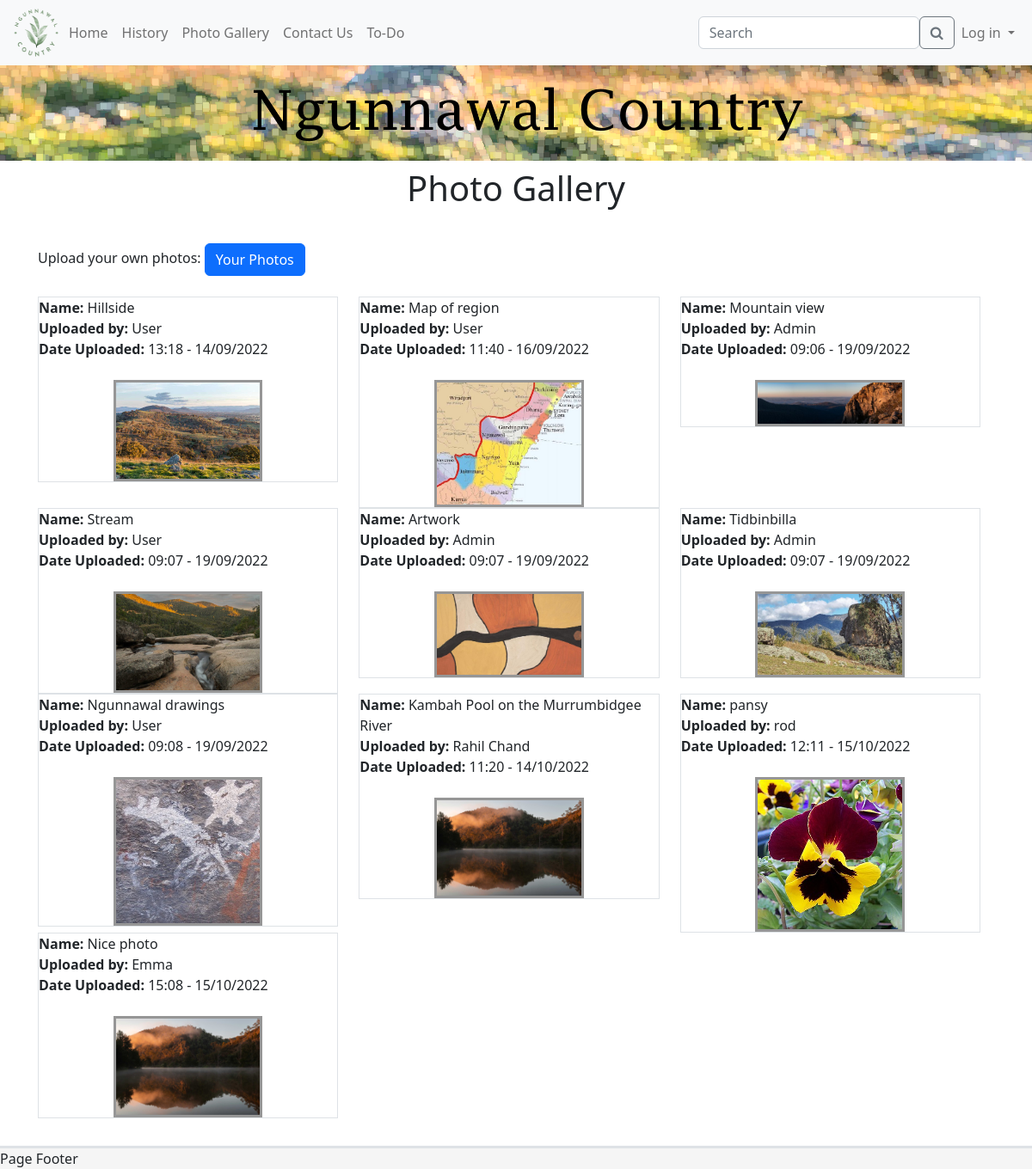
The page /gallery on the database its author committed.
### models.py (models this page shows, shortened)
class Photos(db.Model):
    photoid = db.Column(db.Integer, primary_key=True)
    title = db.Column(db.String(255))
    filename = db.Column(db.String(255))
    userid = db.Column(db.Integer)
    dateSubmitted = db.Column(db.DateTime)
    enabled = db.Column(db.Boolean)

class User(UserMixin, db.Model):
    id = db.Column(db.Integer, primary_key=True)
    email_address = db.Column(db.String(255), unique=True)
    name = db.Column(db.String(255))
    password_hash = db.Column(db.String(255))
    user_level = db.Column(db.Integer)
    active = db.Column(db.Boolean)

### app.py (the view)
@app.route('/gallery')
def photo_gallery():
    all_images = Photos.query.all()  # gets all photos
    all_users = User.query.all()  # gets all users
    return render_template("gallery.html", title="Photo Gallery", user=current_user, images=all_images, users=all_users)

### templates/gallery.html
{% extends 'template.html' %}
{% block cellContent1 %}
    <div class="grid-container">
        <div class="row">
            <div class="col-12">
                Upload your own photos:
                <a href="/userPhotos">
                    <button class="btn btn-primary" href="/userPhotos">Your Photos</button>
                </a>
                <br><br>
            </div>
            {% for image in images %}
                {% if image.enabled %}
                    <div class="col-4">
                        <div class="border">
                            <span class="fw-semibold">Name: </span>{{ image.title }} <br>
                            <span class="fw-semibold">Uploaded by: </span>
                            {% for user in users %}
                                {% if user.id == image.userid %}
                                    {{ user.name }}
                                {% endif %}
                            {% endfor %}
                            <br>
                            <span class="fw-semibold">Date Uploaded: </span>{{ image.dateSubmitted.strftime('%H:%M - %d/%m/%Y') }}
                            <br><br>
                            <a href="/userPhotos/{{ image.photoid }}">
                                <img class="centre-img img-border" src="/static/images/userPhotos/{{ image.filename }}"
                                     width="50%">
                            </a>
                        </div>
                    </div>
                {% endif %}
            {% endfor %}
        </div>
    </div>
{% endblock %}

### templates/template.html (shortened to what this page needs)
<!DOCTYPE html>
<html lang="en">
<head>
    <link rel="stylesheet" href="/static/ngunnawal.css">
    <link rel="stylesheet" href="/static/css/bootstrap.css">
    <link rel="stylesheet" href="https://cdnjs.cloudflare.com/ajax/libs/font-awesome/4.7.0/css/font-awesome.min.css">
</head>
<body>
<nav class="navbar navbar-expand-lg bg-light sticky-top">
    <div class="container-fluid">
        <a href="/">
            <img src="/static/images/logo.png" alt="logo" width="60" height="60">
        </a>
        <div class="collapse navbar-collapse" id="navbarNav">
            <ul class="navbar-nav">
                <li class="nav-item">
                    <a class="nav-link underline" href="/">Home</a>
                </li>
                <li class="nav-item">
                    <a class="nav-link underline" href="/history">History</a>
                </li>
                {% if user.user_level == 2 %}
                    <li class="nav-item dropdown">
                        <a class="nav-link dropdown-toggle underline" href="/" id="navbarDropdown" role="button"
                           data-bs-toggle="dropdown" aria-expanded="false">
                            Photo Gallery
                        </a>
                        <ul class="dropdown-menu dropdown-menu-light"
                            aria-labelledby="navbarDropdown">
                            <li><a class="dropdown-item underline" href="/gallery">Photo Gallery</a></li>
                            <div class="dropdown-divider"></div>
                            <li><a class="dropdown-item underline" href="/admin/list_all_photos">All Photos</a></li>
                        </ul>
                    </li>
                    <li class="nav-item dropdown">
                        <a class="nav-link dropdown-toggle underline" href="/" id="navbarDropdown" role="button"
                           data-bs-toggle="dropdown" aria-expanded="false">
                            Contact Us
                        </a>
                        <ul class="dropdown-menu dropdown-menu-light"
                            aria-labelledby="navbarDropdown">
                            <li><a class="dropdown-item underline" href="/contact">Contact Page</a></li>
                            <div class="dropdown-divider"></div>
                            <li><a class="dropdown-item underline" href="/contact_messages">Contact Messages</a></li>
                        </ul>
                    </li>
                    <li>
                        <a class="nav-link underline" href="/admin/list_all_users">All users</a>
                    </li>
                {% else %}
                    <li class="nav-item">
                        <a class="nav-link underline" href="/gallery">Photo Gallery</a>
                    </li>
                    <li class="nav-item">
                        <a class="nav-link underline" href="/contact">Contact Us</a>
                    </li>
                {% endif %}
                <li class="nav-item">
                    <a class="nav-link underline" href="/todo">To-Do</a>
                </li>
            </ul>
        </div>
        <form class="d-flex" role="search">
            <input class="form-control" type="search" placeholder="Search" aria-label="Search">
            <button class="btn btn-outline-secondary" type="submit"><i class="fa fa-search"></i></button>
        </form>
        <div class="nav navbar-nav">
            {% if user.is_anonymous %}
                <li class="nav-item dropdown">
                    <a class="nav-link dropdown-toggle underline" href="/" id="navbarDropdown" role="button"
                       data-bs-toggle="dropdown" aria-expanded="false">
                        Log in
                    </a>
                </li>
            {% endif %}
        </div>
    </div>
</nav>
<div class="banner">
    <img style="margin-bottom: 0.5em" src="/static/images/banner_small.png" alt="website banner">
</div>
<div class="container-fluid">
    <div class="row">
        <div class="col-12 align-centre">
            <h1>{{ title }}</h1>
        </div>
    </div>
    <div class="row">
        <div class="col-12">
            {% block cellContent1 %} {% endblock %}
        </div>
    </div>
</div>
<div class="footer sticky-bottom border-top border-3">
    Page Footer
</div>
</body>
</html>

### static/ngunnawal.css (style rules this page uses)
* { margin: 0; padding: 0; box-sizing: border-box; }
body { background-color: #cff2ec; }
.banner > img { display: block; margin-left: auto; margin-right: auto; max-height: 100%; max-width: 100%; height: auto; }
.grid-container { display: grid; grid-template-columns: auto auto; grid-gap: 1em; padding: 1em; }
.grid-container > div { background-color: rgba(255, 255, 255, 0.5); padding: 1em; }
.centre-img { display: block; margin-left: auto; margin-right: auto; max-height: 100%; max-width: 100%; height: auto; }
.img-border { border: 3px solid #969696; }
.align-centre { text-align: center; }
.footer { overflow: hidden; background-color: rgb(245, 245, 245); width: 100%; bottom: 0; }

### rows shown on the page
Photos: title "Hillside", dateSubmitted "13:18 - 14/09/2022", filename (picture)
User: name "User"
Photos: title "Map of region", dateSubmitted "11:40 - 16/09/2022", filename (picture)
Photos: title "Mountain view", dateSubmitted "09:06 - 19/09/2022", filename (picture)
User: name "Admin"
Photos: title "Stream", dateSubmitted "09:07 - 19/09/2022", filename (picture)
Photos: title "Artwork", dateSubmitted "09:07 - 19/09/2022", filename (picture)
Photos: title "Tidbinbilla", dateSubmitted "09:07 - 19/09/2022", filename (picture)
Photos: title "Ngunnawal drawings", dateSubmitted "09:08 - 19/09/2022", filename (picture)
Photos: title "Kambah Pool on the Murrumbidgee River", dateSubmitted "11:20 - 14/10/2022", filename (picture)
User: name "Rahil Chand"
Photos: title "pansy", dateSubmitted "12:11 - 15/10/2022", filename (picture)
User: name "rod"
Photos: title "Nice photo", dateSubmitted "15:08 - 15/10/2022", filename (picture)
User: name "Emma"

### other values the page prints
{{ title }} "Photo Gallery"
